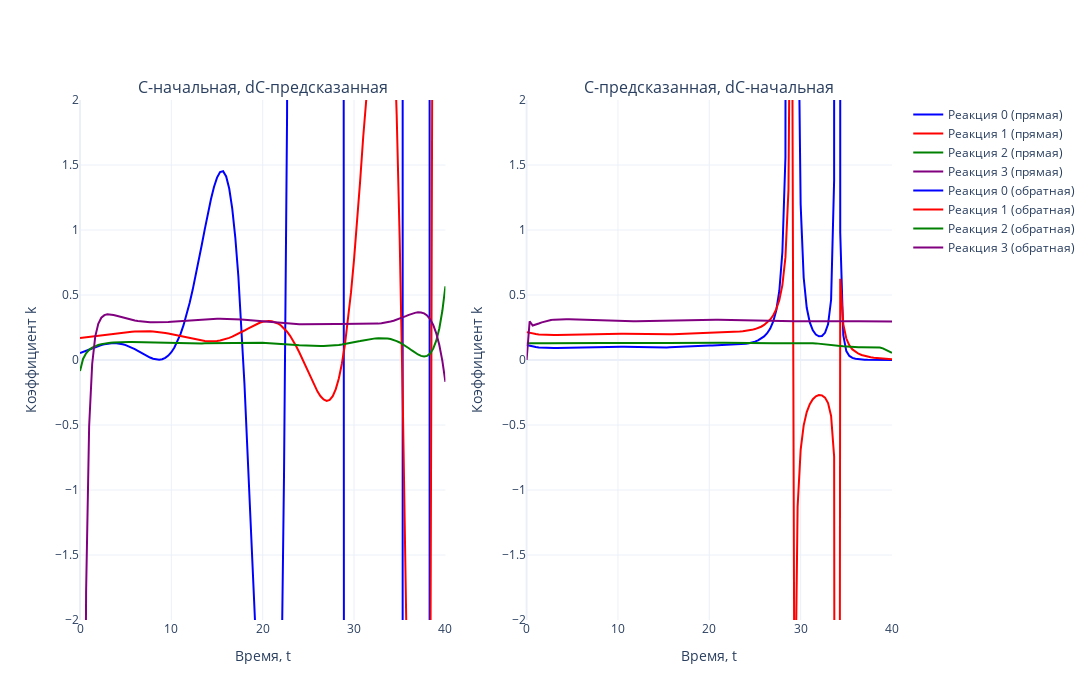

Notebook cell for this chart:
### Markdown cell above
## Генерация k в ходе обратной задачи

### Code cell
# Задаем цвета (4 цвета для реакций)
colors = ['blue', 'red', 'green', 'purple']

# Создаем два подграфика (2 столбца, 1 строка)
fig = make_subplots(rows=1, cols=2, subplot_titles=['C-начальная, dС-предсказанная', 'C-предсказанная, dС-начальная'])

# Первый график (прямая задача)
for i in range(N_REACTION):  
    fig.add_trace(go.Scatter(
        x=tsteps, 
        y=k_test_1[i, :], 
        mode='lines', 
        name=f'Реакция {i} (прямая)',
        line=dict(color=colors[i % len(colors)])  # Применяем цвета циклично
    ), row=1, col=1)

# Второй график (обратная задача)
for i in range(N_REACTION):  
    fig.add_trace(go.Scatter(
        x=tsteps, 
        y=k_test_2[i, :], 
        mode='lines', 
        name=f'Реакция {i} (обратная)',
        line=dict(color=colors[i % len(colors)])  # Применяем цвета циклично
    ), row=1, col=2)

# Настройки общего макета
fig.update_layout(
    template='plotly_white',
    width=1700,  # Общая ширина холста
    height=700,  # Высота холста
    showlegend=True
)

# Ограничение оси Y
fig.update_yaxes(range=[-2, 2], title_text='Коэффициент k', row=1, col=1)
fig.update_yaxes(range=[-2, 2], title_text='Коэффициент k', row=1, col=2)

# Подписи оси X
fig.update_xaxes(title_text='Время, t', row=1, col=1)
fig.update_xaxes(title_text='Время, t', row=1, col=2)

# Отображение графика
fig.show()
